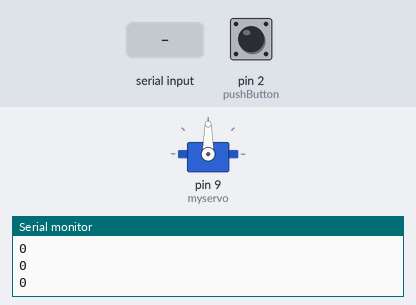
The sketch below on a simulated Arduino Uno, built with avr-gcc and run on an emulated ATmega328P. Shown: servo, the last lines printed to the serial monitor. Inputs (shaded band) come from the test bench; at power-on: pin 2 (pushButton) LOW.

Above: at 2.8 s.
2.9 s: "1" received over the second serial link
At 3.9 s:
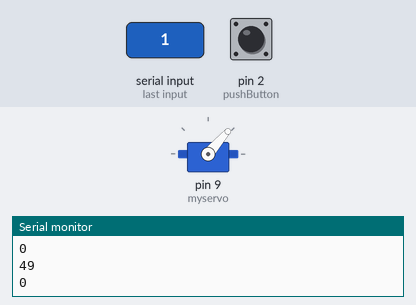
4.5 s: "0" received over the second serial link
At 5.5 s:
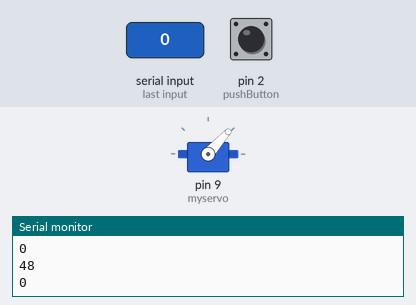
Timing chart, 0 to 7.5 s (numbered marks = the images above; inputs shaded):
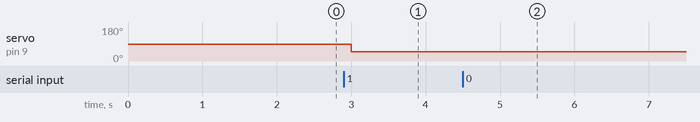

The sketch:

adls_ms.ino
```cpp
#include <SoftwareSerial.h>
#include <Servo.h>
Servo myservo;
int bluetoothTx = 10; // bluetooth tx to 10 pin
int bluetoothRx = 11; // bluetooth rx to 11 pin
int pushButton = 2;
SoftwareSerial bluetooth(bluetoothTx, bluetoothRx);

void setup()
{
  myservo.attach(9); // attach servo signal wire to pin 9
  //Setup usb serial connection to computer
  Serial.begin(9600);
  pinMode(pushButton, INPUT);

  //Setup Bluetooth serial connection to android
  bluetooth.begin(9600);
}

void loop()
{
  if(bluetooth.available()> 0 ) // receive number from bluetooth
  {
    int servopos = bluetooth.read(); // save the received number to servopos
    Serial.println(servopos); // serial print servopos current number received from bluetooth
    myservo.write(servopos); // rotate the servo the angle received from the android app
   }
    int buttonState = digitalRead(pushButton);
    Serial.println(buttonState);
    delay(1000);
  }
```

Measured:
- after the input at 2.9 s, servo on pin 9 (myservo): 90° → 49° after 0.10 s
- after the input at 4.5 s, servo on pin 9 (myservo): 49° → 48° after 0.50 s
